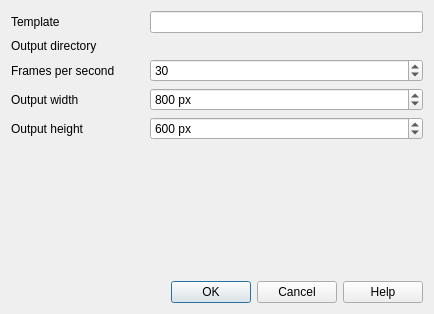
<?xml version="1.0" encoding="UTF-8"?>
<ui version="4.0">
 <class>AnimationExport3DDialog</class>
 <widget class="QDialog" name="AnimationExport3DDialog">
  <property name="geometry">
   <rect>
    <x>0</x>
    <y>0</y>
    <width>434</width>
    <height>314</height>
   </rect>
  </property>
  <property name="windowTitle">
   <string>Export 3D Animation</string>
  </property>
  <property name="modal">
   <bool>true</bool>
  </property>
  <layout class="QGridLayout" name="gridLayout">
   <item row="1" column="1" colspan="2">
    <widget class="QgsFileWidget" name="mOutputDirFileWidget" native="true"/>
   </item>
   <item row="4" column="0">
    <widget class="QLabel" name="mHeightLabel">
     <property name="text">
      <string>Output height</string>
     </property>
     <property name="buddy">
      <cstring>mHeightSpinBox</cstring>
     </property>
    </widget>
   </item>
   <item row="2" column="0">
    <widget class="QLabel" name="mFpsLabel">
     <property name="text">
      <string>Frames per second</string>
     </property>
    </widget>
   </item>
   <item row="0" column="1" colspan="2">
    <widget class="QLineEdit" name="mTemplateLineEdit">
     <property name="toolTip">
      <string>Number of # represents number of digits (e.g. frame###.png -&gt; frame001.png)</string>
     </property>
    </widget>
   </item>
   <item row="1" column="0">
    <widget class="QLabel" name="mOutputDirLabel">
     <property name="text">
      <string>Output directory</string>
     </property>
    </widget>
   </item>
   <item row="0" column="0">
    <widget class="QLabel" name="mTemplateLabel">
     <property name="text">
      <string>Template</string>
     </property>
     <property name="buddy">
      <cstring>mTemplateLineEdit</cstring>
     </property>
    </widget>
   </item>
   <item row="2" column="1" colspan="2">
    <widget class="QgsSpinBox" name="mFpsSpinBox">
     <property name="minimum">
      <number>1</number>
     </property>
     <property name="value">
      <number>30</number>
     </property>
    </widget>
   </item>
   <item row="3" column="0">
    <widget class="QLabel" name="mWidthLabel">
     <property name="text">
      <string>Output width</string>
     </property>
     <property name="buddy">
      <cstring>mWidthSpinBox</cstring>
     </property>
    </widget>
   </item>
   <item row="3" column="1" colspan="2">
    <widget class="QgsSpinBox" name="mWidthSpinBox">
     <property name="suffix">
      <string> px</string>
     </property>
     <property name="minimum">
      <number>100</number>
     </property>
     <property name="maximum">
      <number>10000</number>
     </property>
     <property name="singleStep">
      <number>100</number>
     </property>
     <property name="value">
      <number>800</number>
     </property>
    </widget>
   </item>
   <item row="4" column="1" colspan="2">
    <widget class="QgsSpinBox" name="mHeightSpinBox">
     <property name="suffix">
      <string> px</string>
     </property>
     <property name="minimum">
      <number>100</number>
     </property>
     <property name="maximum">
      <number>10000</number>
     </property>
     <property name="singleStep">
      <number>100</number>
     </property>
     <property name="value">
      <number>600</number>
     </property>
    </widget>
   </item>
   <item row="5" column="0">
    <spacer name="verticalSpacer">
     <property name="orientation">
      <enum>Qt::Vertical</enum>
     </property>
     <property name="sizeHint" stdset="0">
      <size>
       <width>20</width>
       <height>40</height>
      </size>
     </property>
    </spacer>
   </item>
   <item row="6" column="0" colspan="3">
    <widget class="QDialogButtonBox" name="mButtonBox">
     <property name="standardButtons">
      <set>QDialogButtonBox::Cancel|QDialogButtonBox::Help|QDialogButtonBox::Ok</set>
     </property>
    </widget>
   </item>
  </layout>
 </widget>
 <layoutdefault spacing="6" margin="11"/>
 <customwidgets>
  <customwidget>
   <class>QgsSpinBox</class>
   <extends>QSpinBox</extends>
   <header>qgsspinbox.h</header>
  </customwidget>
  <customwidget>
   <class>QgsFileWidget</class>
   <extends>QWidget</extends>
   <header>qgsfilewidget.h</header>
   <container>1</container>
  </customwidget>
 </customwidgets>
 <tabstops>
  <tabstop>mTemplateLineEdit</tabstop>
  <tabstop>mFpsSpinBox</tabstop>
  <tabstop>mWidthSpinBox</tabstop>
  <tabstop>mHeightSpinBox</tabstop>
 </tabstops>
 <resources/>
 <connections>
  <connection>
   <sender>mButtonBox</sender>
   <signal>accepted()</signal>
   <receiver>AnimationExport3DDialog</receiver>
   <slot>accept()</slot>
   <hints>
    <hint type="sourcelabel">
     <x>254</x>
     <y>206</y>
    </hint>
    <hint type="destinationlabel">
     <x>263</x>
     <y>68</y>
    </hint>
   </hints>
  </connection>
  <connection>
   <sender>mButtonBox</sender>
   <signal>rejected()</signal>
   <receiver>AnimationExport3DDialog</receiver>
   <slot>reject()</slot>
   <hints>
    <hint type="sourcelabel">
     <x>254</x>
     <y>206</y>
    </hint>
    <hint type="destinationlabel">
     <x>6</x>
     <y>77</y>
    </hint>
   </hints>
  </connection>
 </connections>
</ui>
